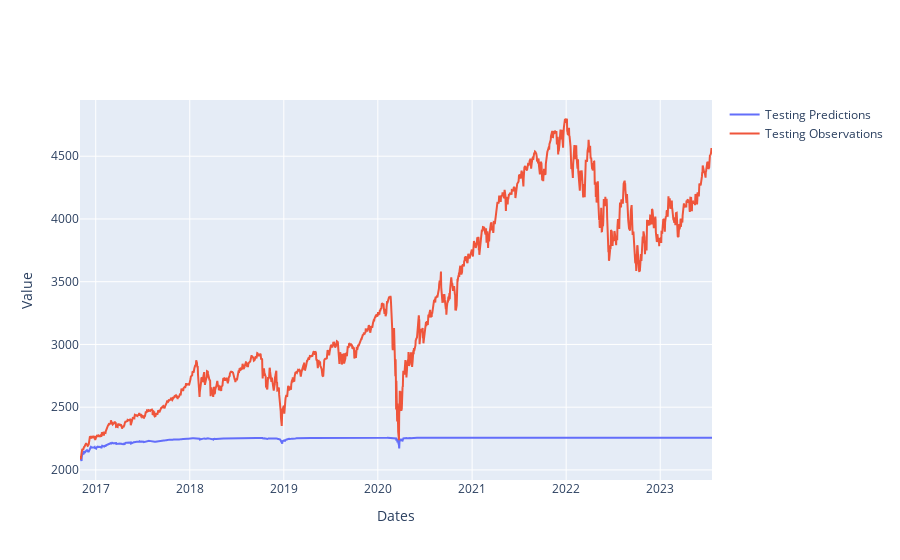

Write notebook code for a chart like this one.
### Code cell
plot_test(X_test, y_test)

### Figure 1 — Plotly figure (JSON) as saved in the notebook; plotly's stock layout.template omitted (floating-point values rounded to 4 significant figures; data arrays with more than 128 entries replaced by an {"elided": "..."} marker saying what was removed)
{"data": [{"mode": "lines", "name": "Testing Predictions", "type": "scatter", "x": {"elided": "1690 str values"}, "y": {"elided": "1690 float values"}}, {"mode": "lines", "name": "Testing Observations", "type": "scatter", "x": {"elided": "1690 str values"}, "y": {"elided": "1690 float values"}}], "layout": {"xaxis": {"title": {"text": "Dates"}}, "yaxis": {"title": {"text": "Value"}}}}
